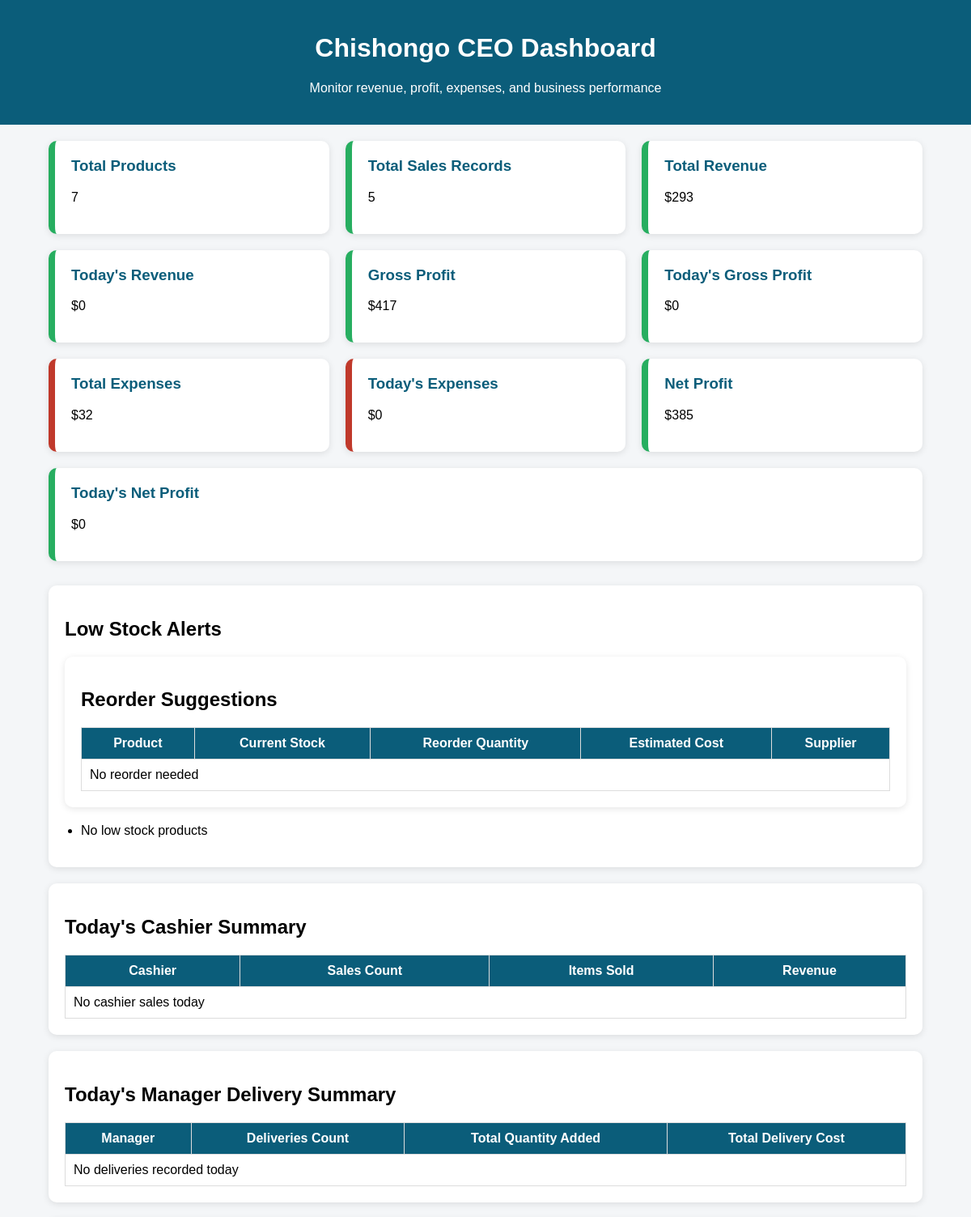
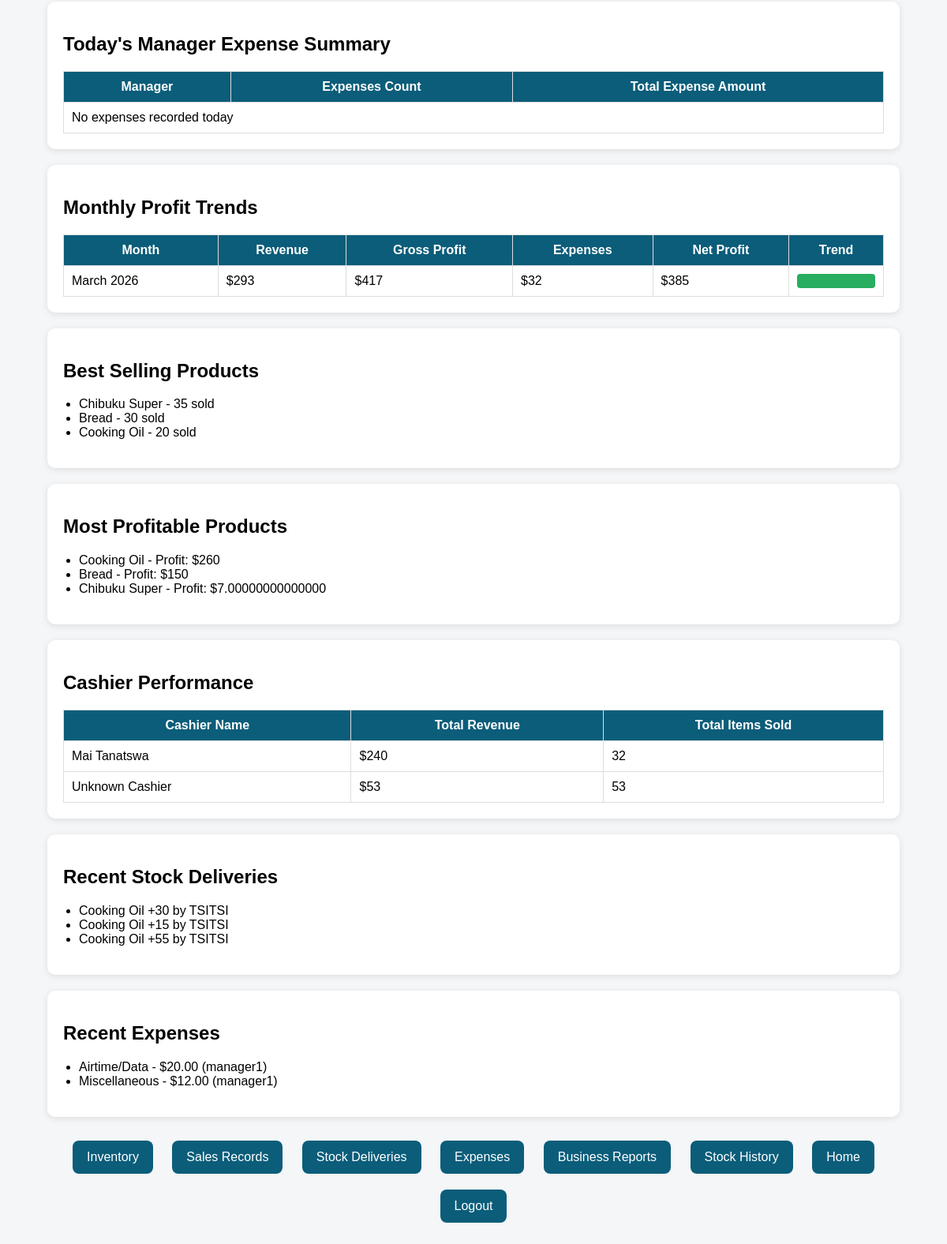
Screenshot of /dashboard/ (signed in) with the database file from the repository (2 pictures, top to bottom).
### core/models.py (models this page shows, shortened)
class StockDelivery(models.Model):
    product = models.ForeignKey(Product, on_delete=models.CASCADE)
    manager_name = models.CharField(max_length=200)
    quantity_added = models.IntegerField()
    buying_cost_total = models.DecimalField(max_digits=10, decimal_places=2)
    notes = models.TextField(blank=True, null=True)
    delivery_date = models.DateTimeField(auto_now_add=True)

class Product(models.Model):
    name = models.CharField(max_length=200)
    quantity = models.IntegerField(default=0)
    buying_price = models.DecimalField(max_digits=10, decimal_places=2)
    selling_price = models.DecimalField(max_digits=10, decimal_places=2)
    supplier = models.CharField(max_length=200)
    date_added = models.DateTimeField(auto_now_add=True)

class Expense(models.Model):
    CATEGORY_CHOICES = [
        ('Transport', 'Transport'),
        ('Rent', 'Rent'),
        ('Wages', 'Wages'),
        ('Electricity', 'Electricity'),
        ('Airtime/Data', 'Airtime/Data'),
        ('Maintenance', 'Maintenance'),
        ('Miscellaneous', 'Miscellaneous'),
    ]
    recorded_by = models.CharField(max_length=200)
    category = models.CharField(max_length=50, choices=CATEGORY_CHOICES)
    description = models.CharField(max_length=255)
    amount = models.DecimalField(max_digits=10, decimal_places=2)
    expense_date = models.DateTimeField(auto_now_add=True)

### core/views.py (the view, shortened to what this page needs)
# urls.py: path('dashboard/', views.dashboard, name='dashboard'),
@login_required
def dashboard(request):
    if not hasattr(request.user, 'userprofile') or request.user.userprofile.role != 'CEO':
        return redirect('home')
    today = timezone.now().date()
    total_products = Product.objects.count()
    total_sales = Sale.objects.count()
    total_revenue = Sale.objects.aggregate(total=Sum('total_price'))['total'] or 0
    today_revenue = Sale.objects.filter(sale_date__date=today).aggregate(total=Sum('total_price'))['total'] or 0
    profit_expression = ExpressionWrapper(
        (F('product__selling_price') - F('product__buying_price')) * F('quantity_sold'),
        output_field=DecimalField(max_digits=12, decimal_places=2)
    )
    total_profit = Sale.objects.annotate(
        profit_amount=profit_expression
    ).aggregate(total=Sum('profit_amount'))['total'] or 0
    today_profit = Sale.objects.filter(
        sale_date__date=today
    ).annotate(
        profit_amount=profit_expression
    ).aggregate(total=Sum('profit_amount'))['total'] or 0
    total_expenses = Expense.objects.aggregate(total=Sum('amount'))['total'] or 0
    today_expenses = Expense.objects.filter(expense_date__date=today).aggregate(total=Sum('amount'))['total'] or 0
    net_profit = total_profit - total_expenses
    today_net_profit = today_profit - today_expenses
    low_stock_products = Product.objects.filter(quantity__lt=5).order_by('quantity')
    reorder_suggestions = []
    top_products = (
        Sale.objects.values('product__name')
        .annotate(total_qty=Sum('quantity_sold'))
        .order_by('-total_qty')[:5]
    )
    cashier_performance = (
        Sale.objects.values('cashier_name')
        .annotate(
            total_sales_amount=Sum('total_price'),
            total_items_sold=Sum('quantity_sold')
        )
        .order_by('-total_sales_amount')
    )
    today_cashier_summary = (
        Sale.objects.filter(sale_date__date=today)
        .values('cashier_name')
        .annotate(
            today_sales_amount=Sum('total_price'),
            today_items_sold=Sum('quantity_sold'),
            today_sale_count=Count('id')
        )
        .order_by('-today_sales_amount')
    )
    today_manager_delivery_summary = (
        StockDelivery.objects.filter(delivery_date__date=today)
        .values('manager_name')
        .annotate(
            deliveries_count=Count('id'),
            total_quantity_added=Sum('quantity_added'),
            total_delivery_cost=Sum('buying_cost_total')
        )
        .order_by('-total_quantity_added')
    )
    today_manager_expense_summary = (
        Expense.objects.filter(expense_date__date=today)
        .values('recorded_by')
        .annotate(
            expenses_count=Count('id'),
            total_expense_amount=Sum('amount')
        )
        .order_by('-total_expense_amount')
    )
    profitable_products = (
        Sale.objects.annotate(
            profit_amount=profit_expression
        )
        .values('product__name')
        .annotate(total_profit=Sum('profit_amount'))
        .order_by('-total_profit')[:5]
    )
    recent_deliveries = StockDelivery.objects.order_by('-delivery_date')[:5]
    recent_expenses = Expense.objects.order_by('-expense_date')[:5]
    recent_sales = Sale.objects.order_by('-sale_date')[:5]
    monthly_sales = (
        Sale.objects.annotate(month=TruncMonth('sale_date'))
        .values('month')
        .annotate(
            revenue=Sum('total_price'),
            gross_profit=Sum(
                ExpressionWrapper(
                    (F('product__selling_price') - F('product__buying_price')) * F('quantity_sold'),
                    output_field=DecimalField(max_digits=12, decimal_places=2)
                )
            )
        )
        .order_by('month')
    )
    monthly_expenses = (
        Expense.objects.annotate(month=TruncMonth('expense_date'))
        .values('month')
        .annotate(expenses=Sum('amount'))
        .order_by('month')
    )
    expense_map = {item['month']: item['expenses'] for item in monthly_expenses}
    monthly_trends = []
    max_net_profit = 1
    for item in monthly_sales:
        month = item['month']
        revenue = item['revenue'] or 0
        gross_profit = item['gross_profit'] or 0
        expenses_amount = expense_map.get(month, 0) or 0
        net_profit_amount = gross_profit - expenses_amount
        if abs(net_profit_amount) > max_net_profit:
            max_net_profit = abs(net_profit_amount)
        monthly_trends.append({
            'month': month,
            'revenue': revenue,
            'gross_profit': gross_profit,
            'expenses': expenses_amount,
            'net_profit': net_profit_amount,
        })
    for item in monthly_trends:
        item['bar_width'] = max(5, int((abs(item['net_profit']) / max_net_profit) * 100))
    warnings = []
    if low_stock_products.exists():
        warnings.append("Some products are low in stock.")
    if net_profit < 0:
        warnings.append("Overall net profit is negative.")
    if today_net_profit < 0:
        warnings.append("Today's net profit is negative.")
    if not recent_sales.exists():
        warnings.append("No sales have been recorded yet.")
    context = {
        'total_products': total_products,
        'total_sales': total_sales,
        'total_revenue': total_revenue,
        'today_revenue': today_revenue,
        'total_profit': total_profit,
        'today_profit': today_profit,
        'total_expenses': total_expenses,
        'today_expenses': today_expenses,
        'net_profit': net_profit,
        'today_net_profit': today_net_profit,
        'low_stock_products': low_stock_products,
        'top_products': top_products,
        'cashier_performance': cashier_performance,
        'today_cashier_summary': today_cashier_summary,
        'today_manager_delivery_summary': today_manager_delivery_summary,
        'today_manager_expense_summary': today_manager_expense_summary,
        'profitable_products': profitable_products,
        'recent_deliveries': recent_deliveries,
        'recent_expenses': recent_expenses,
        'warnings': warnings,'reorder_suggestions': reorder_suggestions,'monthly_trends': monthly_trends,
    }
    return render(request, 'core/dashboard.html', context)

### core/templates/core/dashboard.html (shortened to what this page needs)
<!DOCTYPE html>
<html>
<head>
</head>
<body>
    <div class="header">
        <h1>Chishongo CEO Dashboard</h1>
        <p>Monitor revenue, profit, expenses, and business performance</p>
    </div>
    <div class="container">
        <div class="cards">
            <div class="card success">
                <h3>Total Products</h3>
                <p>{{ total_products }}</p>
            </div>
            <div class="card success">
                <h3>Total Sales Records</h3>
                <p>{{ total_sales }}</p>
            </div>
            <div class="card success">
                <h3>Total Revenue</h3>
                <p>${{ total_revenue }}</p>
            </div>
            <div class="card success">
                <h3>Today's Revenue</h3>
                <p>${{ today_revenue }}</p>
            </div>
            <div class="card success">
                <h3>Gross Profit</h3>
                <p>${{ total_profit }}</p>
            </div>
            <div class="card success">
                <h3>Today's Gross Profit</h3>
                <p>${{ today_profit }}</p>
            </div>
            <div class="card danger">
                <h3>Total Expenses</h3>
                <p>${{ total_expenses }}</p>
            </div>
            <div class="card danger">
                <h3>Today's Expenses</h3>
                <p>${{ today_expenses }}</p>
            </div>
            <div class="card {% if net_profit < 0 %}danger{% else %}success{% endif %}">
                <h3>Net Profit</h3>
                <p>${{ net_profit }}</p>
            </div>
            <div class="card {% if today_net_profit < 0 %}danger{% else %}success{% endif %}">
                <h3>Today's Net Profit</h3>
                <p>${{ today_net_profit }}</p>
            </div>
        </div>
        <div class="section">
            <h2>Low Stock Alerts</h2>
            <div class="section">
    <h2>Reorder Suggestions</h2>
    <table>
        <tr>
            <th>Product</th>
            <th>Current Stock</th>
            <th>Reorder Quantity</th>
            <th>Estimated Cost</th>
            <th>Supplier</th>
        </tr>
        {% for item in reorder_suggestions %}
        <tr>
            <td>{{ item.name }}</td>
            <td>{{ item.current_stock }}</td>
            <td>{{ item.reorder_qty }}</td>
            <td>${{ item.estimated_cost }}</td>
            <td>{{ item.supplier }}</td>
        </tr>
        {% empty %}
        <tr>
            <td colspan="5">No reorder needed</td>
        </tr>
        {% endfor %}
    </table>
</div>
            <ul>
                {% for product in low_stock_products %}
                    <li>{{ product.name }} - only {{ product.quantity }} left</li>
                {% empty %}
                    <li>No low stock products</li>
                {% endfor %}
            </ul>
        </div>
        <div class="section">
            <h2>Today's Cashier Summary</h2>
            <table>
                <tr>
                    <th>Cashier</th>
                    <th>Sales Count</th>
                    <th>Items Sold</th>
                    <th>Revenue</th>
                </tr>
                {% for cashier in today_cashier_summary %}
                <tr>
                    <td>{{ cashier.cashier_name }}</td>
                    <td>{{ cashier.today_sale_count }}</td>
                    <td>{{ cashier.today_items_sold }}</td>
                    <td>${{ cashier.today_sales_amount }}</td>
                </tr>
                {% empty %}
                <tr>
                    <td colspan="4">No cashier sales today</td>
                </tr>
                {% endfor %}
            </table>
        </div>
        <div class="section">
            <h2>Today's Manager Delivery Summary</h2>
            <table>
                <tr>
                    <th>Manager</th>
                    <th>Deliveries Count</th>
                    <th>Total Quantity Added</th>
                    <th>Total Delivery Cost</th>
                </tr>
                {% for manager in today_manager_delivery_summary %}
                <tr>
                    <td>{{ manager.manager_name }}</td>
                    <td>{{ manager.deliveries_count }}</td>
                    <td>{{ manager.total_quantity_added }}</td>
                    <td>${{ manager.total_delivery_cost }}</td>
                </tr>
                {% empty %}
                <tr>
                    <td colspan="4">No deliveries recorded today</td>
                </tr>
                {% endfor %}
            </table>
        </div>
        <div class="section">
            <h2>Today's Manager Expense Summary</h2>
            <table>
                <tr>
                    <th>Manager</th>
                    <th>Expenses Count</th>
                    <th>Total Expense Amount</th>
                </tr>
                {% for manager in today_manager_expense_summary %}
                <tr>
                    <td>{{ manager.recorded_by }}</td>
                    <td>{{ manager.expenses_count }}</td>
                    <td>${{ manager.total_expense_amount }}</td>
                </tr>
                {% empty %}
                <tr>
                    <td colspan="3">No expenses recorded today</td>
                </tr>
                {% endfor %}
            </table>
        </div>
        <div class="section">
    <h2>Monthly Profit Trends</h2>
    <table>
        <tr>
            <th>Month</th>
            <th>Revenue</th>
            <th>Gross Profit</th>
            <th>Expenses</th>
            <th>Net Profit</th>
            <th>Trend</th>
        </tr>
        {% for item in monthly_trends %}
        <tr>
            <td>{{ item.month|date:"F Y" }}</td>
            <td>${{ item.revenue }}</td>
            <td>${{ item.gross_profit }}</td>
            <td>${{ item.expenses }}</td>
            <td>${{ item.net_profit }}</td>
            <td>
                <div
                    class="month-bar {% if item.net_profit < 0 %}bar-negative{% else %}bar-positive{% endif %}"
                    style="width: {{ item.bar_width }}%;">
                </div>
            </td>
        </tr>
        {% empty %}
        <tr>
            <td colspan="6">No monthly trend data yet</td>
        </tr>
        {% endfor %}
    </table>
</div>
        <div class="section">
            <h2>Best Selling Products</h2>
            <ul>
                {% for item in top_products %}
                    <li>{{ item.product__name }} - {{ item.total_qty }} sold</li>
                {% empty %}
                    <li>No sales yet</li>
                {% endfor %}
            </ul>
        </div>
        <div class="section">
            <h2>Most Profitable Products</h2>
            <ul>
                {% for item in profitable_products %}
                    <li>{{ item.product__name }} - Profit: ${{ item.total_profit }}</li>
                {% empty %}
                    <li>No profit data yet</li>
                {% endfor %}
            </ul>
        </div>
        <div class="section">
            <h2>Cashier Performance</h2>
            <table>
                <tr>
                    <th>Cashier Name</th>
                    <th>Total Revenue</th>
                    <th>Total Items Sold</th>
                </tr>
                {% for cashier in cashier_performance %}
                <tr>
                    <td>{{ cashier.cashier_name }}</td>
                    <td>${{ cashier.total_sales_amount }}</td>
                    <td>{{ cashier.total_items_sold }}</td>
                </tr>
                {% empty %}
                <tr>
                    <td colspan="3">No cashier sales yet</td>
                </tr>
                {% endfor %}
            </table>
        </div>
        <div class="section">
            <h2>Recent Stock Deliveries</h2>
            <ul>
                {% for delivery in recent_deliveries %}
                    <li>{{ delivery.product.name }} +{{ delivery.quantity_added }} by {{ delivery.manager_name }}</li>
                {% empty %}
                    <li>No deliveries yet</li>
                {% endfor %}
            </ul>
        </div>
        <div class="section">
            <h2>Recent Expenses</h2>
            <ul>
                {% for expense in recent_expenses %}
                    <li>{{ expense.category }} - ${{ expense.amount }} ({{ expense.recorded_by }})</li>
                {% empty %}
                    <li>No expenses recorded yet</li>
                {% endfor %}
            </ul>
        </div>
        <div class="nav">
            <a href="/products/">Inventory</a>
            <a href="/sales/">Sales Records</a>
            <a href="/deliveries/">Stock Deliveries</a>
            <a href="/expenses/">Expenses</a>
            <a href="/reports/">Business Reports</a>
            <a href="/stock-history/">Stock History</a>
            <a href="/home/">Home</a>
            <a href="/logout/">Logout</a>
        </div>
    </div>
</body>
</html>

### rows the page displays
StockDelivery: product.name "Cooking Oil", quantity_added "30", manager_name "TSITSI"
StockDelivery: product.name "Cooking Oil", quantity_added "15", manager_name "TSITSI"
StockDelivery: product.name "Cooking Oil", quantity_added "55", manager_name "TSITSI"
Expense: category "Airtime/Data", amount "20.00", recorded_by "manager1"
Expense: category "Miscellaneous", amount "12.00", recorded_by "manager1"

### other values shown
{{ total_products }} "7"
{{ total_sales }} "5"
{{ total_revenue }} "293"
{{ today_revenue }} "0"
{{ total_profit }} "417"
{{ today_profit }} "0"
{{ total_expenses }} "32"
{{ today_expenses }} "0"
{{ net_profit }} "385"
{{ today_net_profit }} "0"
{{ item.month|date:"F Y" }} "March 2026"
{{ item.revenue }} "293"
{{ item.gross_profit }} "417"
{{ item.expenses }} "32"
{{ item.net_profit }} "385"
